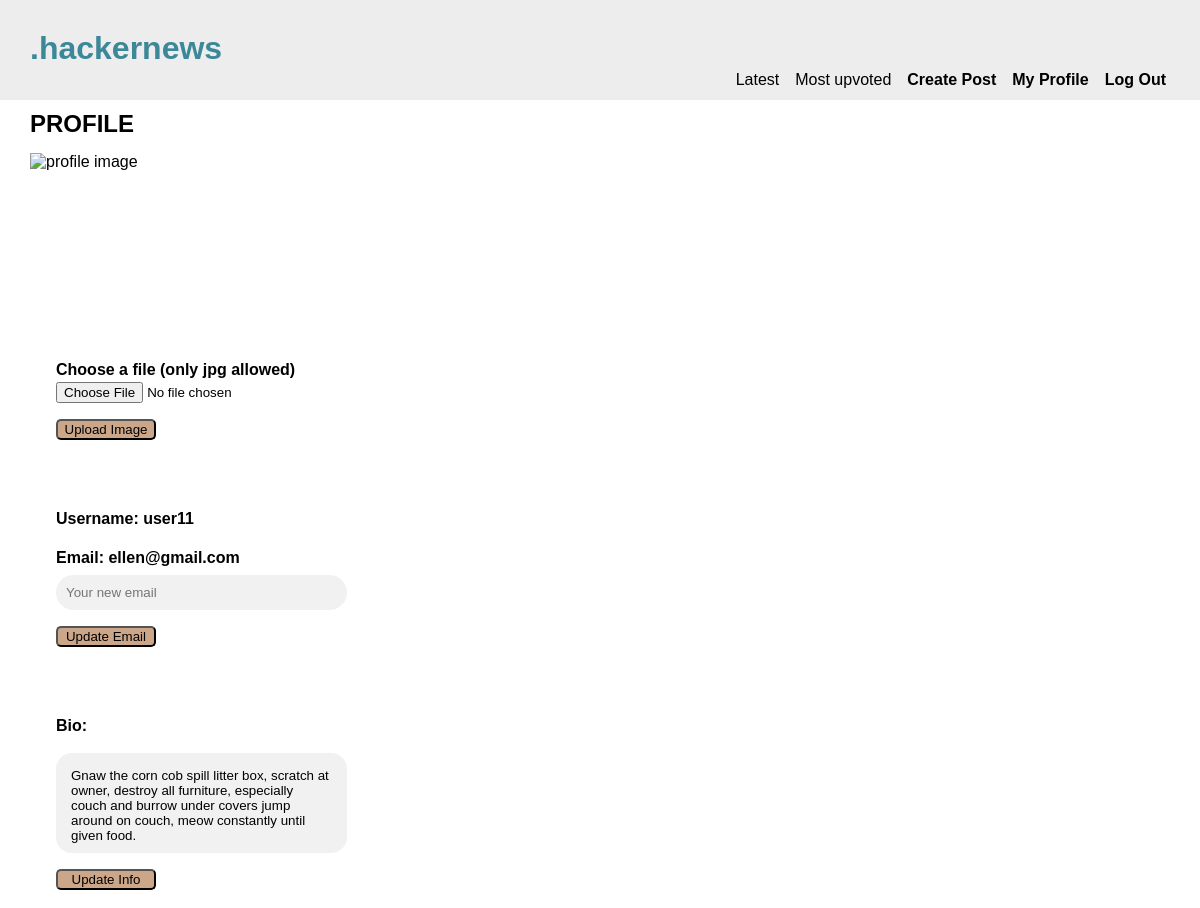
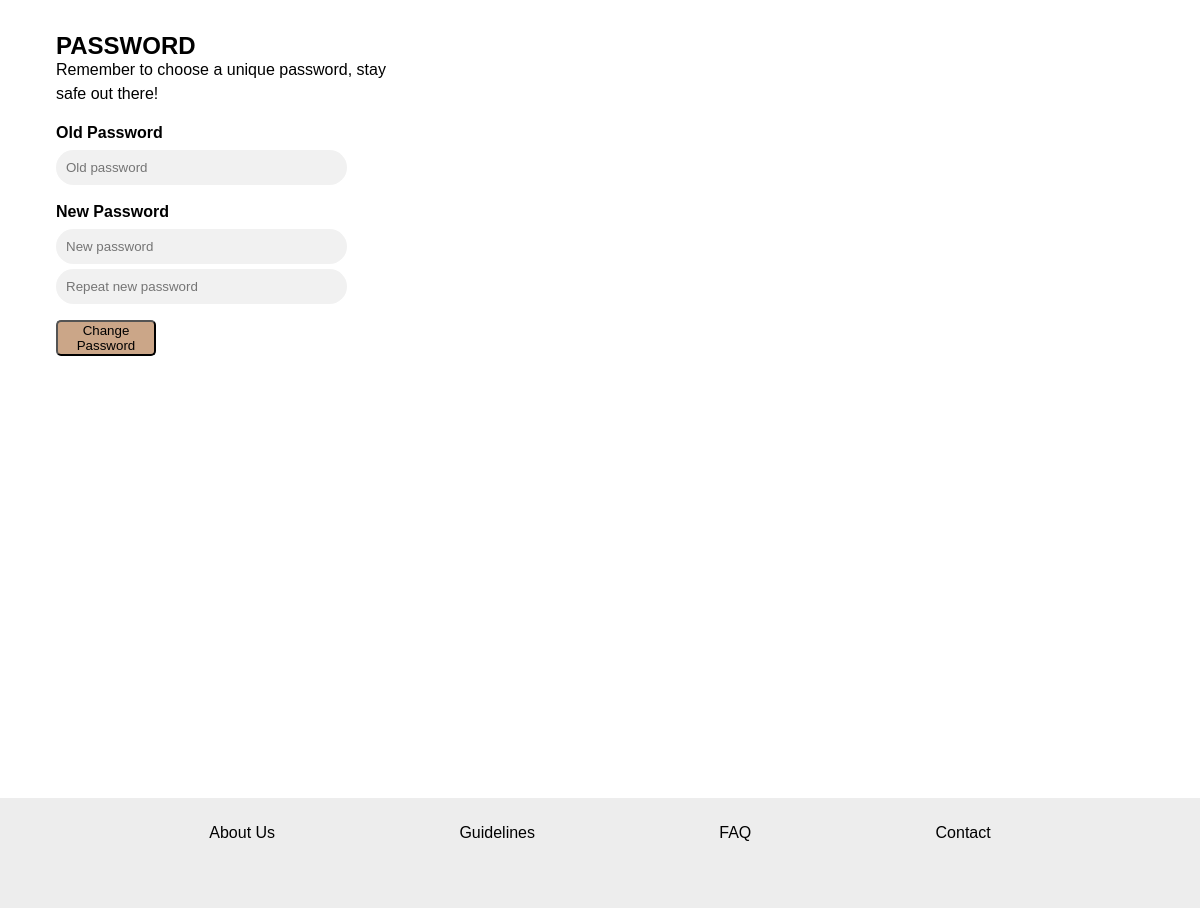
Screenshot of /editProfile.php (signed in) with the database file from the repository (2 pictures, top to bottom).
### tables this page shows
CREATE TABLE users
(id INTEGER PRIMARY KEY,
username VARCHAR,
name VARCHAR,
email VARCHAR,
pwd VARCHAR, bio varchar, profileimg VARCHAR);

### app/functions.php (called while the page is built, shortened)
<?php
function getUserById(PDO $pdo, int $id)
{
    $statement = $pdo->prepare('SELECT * FROM users WHERE id = :id');
    $statement->bindParam(':id', $id, PDO::PARAM_INT);
    $statement->execute();
    $user = $statement->fetch(PDO::FETCH_ASSOC);
    return $user;
}

### editProfile.php (the view, shortened to what this page needs)
<?php
require __DIR__ . '/app/autoload.php';
require __DIR__ . '/views/header.php';
$id = (int)$_SESSION['user']['id'];
$user = getUserById($pdo, $id);
$profileImg = $_SESSION['user']['profileimg'];
?>
<main class="profileMain">
    <h2>PROFILE</h2>
    <?php if (file_exists(__DIR__ . '/uploads/' . $profileImg === false)) : ?>
        <img src="app/uploads/defaultprofile.jpg" alt="avatar">
    <?php else : ?>
        <img src="/app/uploads/<?= $profileImg ?>" alt="profile image">
    <?php endif; ?>
    <form class="editForm" action="/app/profile/editImg.php" method="post" enctype="multipart/form-data">
        <label for="image">Choose a file (only jpg allowed)</label>
        <input type="file" name="image" id="image" accept=".jpg" required>
        <button type="submit">Upload Image</button>
    </form>
    <form class="editForm" action="/app/profile/editEmail.php" method="post">
        <label>Username: <?= $user['username']; ?> </label>
        <label>Email: <?= $user['email']; ?></label>
        <input type="email" name="newEmail" placeholder="Your new email">
        <button type="submit">Update Email</button>
    </form>
    <form class="editForm" action="/app/profile/editBio.php" method="post">
        <label>Bio:</label>
        <textarea type="text" name="newBio" placeholder="Say something about you"><?= $user['bio']; ?></textarea>
        <button type="submit">Update Info</button>
    </form>
    <section class="pwdSection">
        <form class="editForm" action="/app/profile/editPwd.php" method="post">
            <h2>PASSWORD</h2>
            <p>Remember to choose a unique password, stay safe out there!</p>
            <label for="pwd">Old Password</label>
            <input type="password" name="oldPwd" placeholder="Old password">
            <label for="pwd">New Password</label>
            <input type="password" name="newPwd" placeholder="New password">
            <input type="password" name="newPwdRep" placeholder="Repeat new password">
            <button type="submit">Change Password</button>
        </form>
    </section>
</main>
<?php require __DIR__ . '/views/footer.php'; ?>

### assets/css/global.css (style rules this page uses)
* { box-sizing: border-box; margin: 0; font-family: Arial, Helvetica, sans-serif; }
body { height: 100%; width: 100%; }
:root { --header-footer-bg: rgb(237, 237, 237); --main-bg: rgb(237, 237, 237); --btn: rgb(203, 166, 136); --btn-dark: rgb(170, 139, 114); --title-heading: rgb(60, 136, 153); }

### assets/css/forms.css (style rules this page uses)
form { display: flex; flex-direction: column; line-height: 1.5rem; }
button { border-radius: 5px; max-width: 100px; background-color: var(--btn); margin-top: 1rem; }
.editForm { display: flex; flex-direction: column; padding: 10px; margin-bottom: 2rem; margin-left: 1rem; }
.editForm textarea { width: 80%; padding: 15px; border: none; border-radius: 1rem; background-color: #f1f1f1; resize: none; height: 100px; outline: none; margin-top: 15px; }
.editForm label { font-size: medium; font-weight: bold; margin-top: 15px; }
.editForm input[type="email"], input[type="password"] { width: 80%; padding: 10px; margin-top: 5px; border: none; border-radius: 2rem; background-color: #f1f1f1; resize: none; max-height: 50px; outline: none; }

### assets/css/profile.css (style rules this page uses)
.profileMain { display: flex; flex-direction: column; margin-top: 110px; margin-bottom: 100px; margin-left: 30px; max-width: 400px; }
img { width: 180px; height: 180px; margin-top: 15px; }

### rows the page displays
users: username "user11", email "ellen@gmail.com", newBio "Gnaw the corn cob spill litter box, scratch at owner, destroy all furniture, especially couch and burrow under covers jump around on couch, meow constantly until given food."
